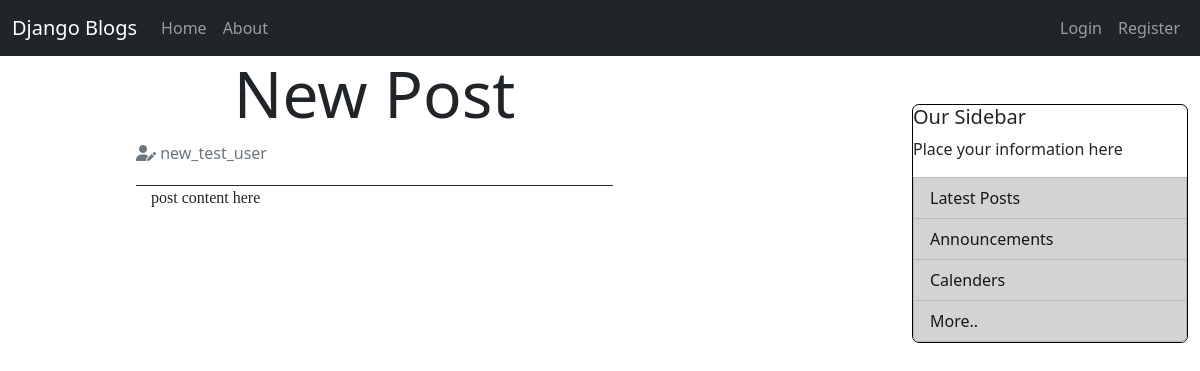
Screenshot of /post/11/ with the database file from the repository.
### blog/models.py (models this page shows, shortened)
class Post(models.Model):
  title = models.CharField(max_length=100)
  content = models.TextField()
  date_posted = models.DateTimeField(default=timezone.now)
  author = models.ForeignKey(User,on_delete=models.CASCADE)

### blog/views.py (the view)
# urls.py: path("post/<int:pk>/",PostDetailView.as_view(),name="Post_details"),
class PostDetailView(DetailView):
  model = Post

### blog/templates/blog/post_detail.html (shortened to what this page needs)
{% extends "blog/base.html" %}
  {% block content %}
  <div class="container">
    <div class="row">
      <article class='col-12 col-sm-8'>
        <h1 class="display-3 text-center">
          <span class="bold"> {{ object.title }} </span>
        </h1>
        <p class="fs-6 text-muted"> <span> <i class="fas fa-user-edit"></i> </span>  {{ object.author }}</p>
        <p style="font-family:'Times New Roman',serif; padding-left: 15px; margin-top: 20px; border-top: 1px solid #232c34;">
          {{object.content}}
        </p>
      </article>
    </div>
  </div>
  {% endblock content %}

### rows the page displays
Post: title "New Post", author "new_test_user", content "post content here"
